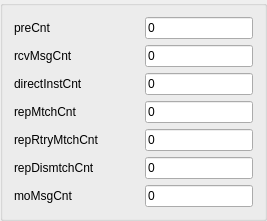
      <widget class="QGroupBox" name="groupBox_HisCenter">
       <property name="title">
        <string/>
       </property>
       <layout class="QGridLayout" name="gridLayout_5">
        <item row="2" column="0">
         <layout class="QHBoxLayout" name="horizontalLayout_41">
          <item>
           <widget class="QLabel" name="label_40">
            <property name="text">
             <string>directInstCnt </string>
            </property>
           </widget>
          </item>
          <item>
           <spacer name="horizontalSpacer_40">
            <property name="orientation">
             <enum>Qt::Horizontal</enum>
            </property>
            <property name="sizeHint" stdset="0">
             <size>
              <width>40</width>
              <height>20</height>
             </size>
            </property>
           </spacer>
          </item>
          <item>
           <widget class="QLineEdit" name="lineEdit_directInstCnt">
            <property name="text">
             <string>0</string>
            </property>
           </widget>
          </item>
         </layout>
        </item>
        <item row="3" column="0">
         <layout class="QHBoxLayout" name="horizontalLayout_42">
          <item>
           <widget class="QLabel" name="label_41">
            <property name="text">
             <string>repMtchCnt    </string>
            </property>
           </widget>
          </item>
          <item>
           <spacer name="horizontalSpacer_41">
            <property name="orientation">
             <enum>Qt::Horizontal</enum>
            </property>
            <property name="sizeHint" stdset="0">
             <size>
              <width>40</width>
              <height>20</height>
             </size>
            </property>
           </spacer>
          </item>
          <item>
           <widget class="QLineEdit" name="lineEdit_repMtchCnt">
            <property name="text">
             <string>0</string>
            </property>
           </widget>
          </item>
         </layout>
        </item>
        <item row="0" column="0">
         <layout class="QHBoxLayout" name="horizontalLayout_39">
          <item>
           <widget class="QLabel" name="label_38">
            <property name="text">
             <string>preCnt        </string>
            </property>
           </widget>
          </item>
          <item>
           <spacer name="horizontalSpacer_38">
            <property name="orientation">
             <enum>Qt::Horizontal</enum>
            </property>
            <property name="sizeHint" stdset="0">
             <size>
              <width>40</width>
              <height>20</height>
             </size>
            </property>
           </spacer>
          </item>
          <item>
           <widget class="QLineEdit" name="lineEdit_preCnt">
            <property name="text">
             <string>0</string>
            </property>
           </widget>
          </item>
         </layout>
        </item>
        <item row="1" column="0">
         <layout class="QHBoxLayout" name="horizontalLayout_40">
          <item>
           <widget class="QLabel" name="label_39">
            <property name="text">
             <string>rcvMsgCnt     </string>
            </property>
           </widget>
          </item>
          <item>
           <spacer name="horizontalSpacer_39">
            <property name="orientation">
             <enum>Qt::Horizontal</enum>
            </property>
            <property name="sizeHint" stdset="0">
             <size>
              <width>40</width>
              <height>20</height>
             </size>
            </property>
           </spacer>
          </item>
          <item>
           <widget class="QLineEdit" name="lineEdit_rcvMsgCnt">
            <property name="text">
             <string>0</string>
            </property>
           </widget>
          </item>
         </layout>
        </item>
        <item row="4" column="0">
         <layout class="QHBoxLayout" name="horizontalLayout_43">
          <item>
           <widget class="QLabel" name="label_42">
            <property name="text">
             <string>repRtryMtchCnt</string>
            </property>
           </widget>
          </item>
          <item>
           <spacer name="horizontalSpacer_42">
            <property name="orientation">
             <enum>Qt::Horizontal</enum>
            </property>
            <property name="sizeHint" stdset="0">
             <size>
              <width>40</width>
              <height>20</height>
             </size>
            </property>
           </spacer>
          </item>
          <item>
           <widget class="QLineEdit" name="lineEdit_repRtryMtchCnt">
            <property name="text">
             <string>0</string>
            </property>
           </widget>
          </item>
         </layout>
        </item>
        <item row="5" column="0">
         <layout class="QHBoxLayout" name="horizontalLayout_44">
          <item>
           <widget class="QLabel" name="label_43">
            <property name="text">
             <string>repDismtchCnt </string>
            </property>
           </widget>
          </item>
          <item>
           <spacer name="horizontalSpacer_43">
            <property name="orientation">
             <enum>Qt::Horizontal</enum>
            </property>
            <property name="sizeHint" stdset="0">
             <size>
              <width>40</width>
              <height>20</height>
             </size>
            </property>
           </spacer>
          </item>
          <item>
           <widget class="QLineEdit" name="lineEdit_repDismtchCnt">
            <property name="text">
             <string>0</string>
            </property>
           </widget>
          </item>
         </layout>
        </item>
        <item row="6" column="0">
         <layout class="QHBoxLayout" name="horizontalLayout_45">
          <item>
           <widget class="QLabel" name="label_44">
            <property name="text">
             <string>moMsgCnt      </string>
            </property>
           </widget>
          </item>
          <item>
           <spacer name="horizontalSpacer_44">
            <property name="orientation">
             <enum>Qt::Horizontal</enum>
            </property>
            <property name="sizeHint" stdset="0">
             <size>
              <width>40</width>
              <height>20</height>
             </size>
            </property>
           </spacer>
          </item>
          <item>
           <widget class="QLineEdit" name="lineEdit_moMsgCnt">
            <property name="text">
             <string>0</string>
            </property>
           </widget>
          </item>
         </layout>
        </item>
       </layout>
      </widget>
